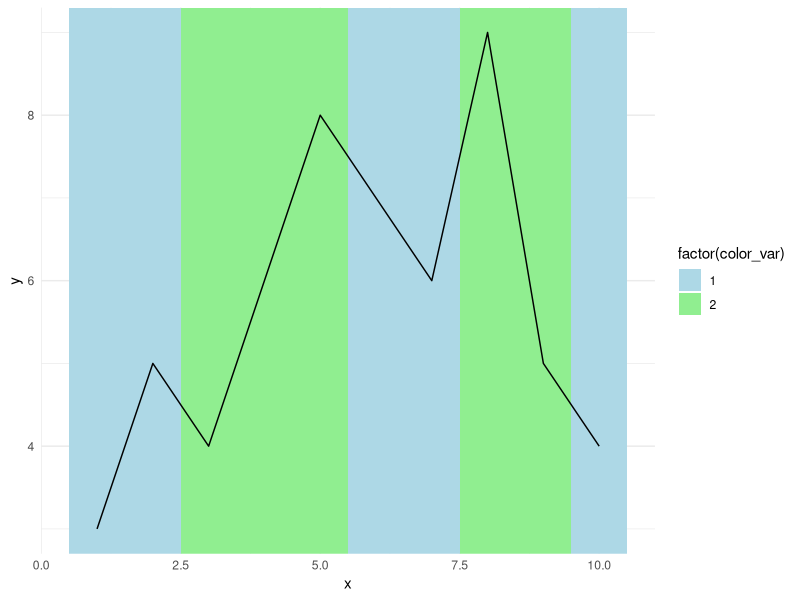
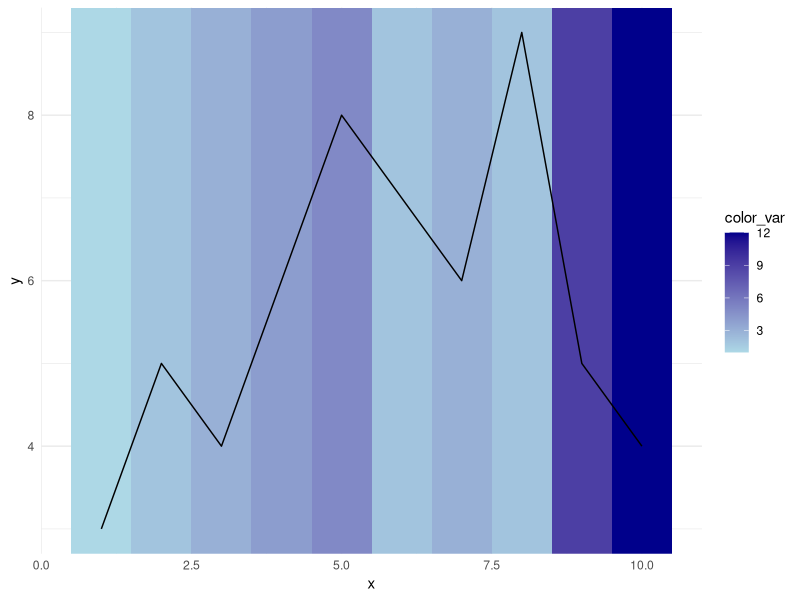

These figures' R source, in order:
library(ggplot2)

# Example data
df <- data.frame(x = 1:10, y = c(3, 5, 4, 6, 8, 7, 6, 9, 5, 4), color_var = c(1, 1, 2, 2, 2, 1, 1, 2, 2, 1))

# Create a plot with changing background color
ggplot(df, aes(x = x, y = y)) +
    geom_rect(aes(xmin = x - 0.5, xmax = x + 0.5, ymin = -Inf, ymax = Inf, fill = factor(color_var))) +
    geom_line() +
    scale_fill_manual(values = c("1" = "lightblue", "2" = "lightgreen")) +
    theme_minimal()


library(ggplot2)

# Example data
df <- data.frame(x = 1:10, y = c(3, 5, 4, 6, 8, 7, 6, 9, 5, 4), color_var = c(1, 2, 3, 4, 5, 2, 3, 2, 9, 12))

# Create a plot with changing background color based on a numeric variable
ggplot(df, aes(x = x, y = y)) +
    geom_rect(aes(xmin = x - 0.5, xmax = x + 0.5, ymin = -Inf, ymax = Inf, fill = color_var)) +
    geom_line() +
    scale_fill_gradient(low = "lightblue", high = "darkblue") +
    theme_minimal()

